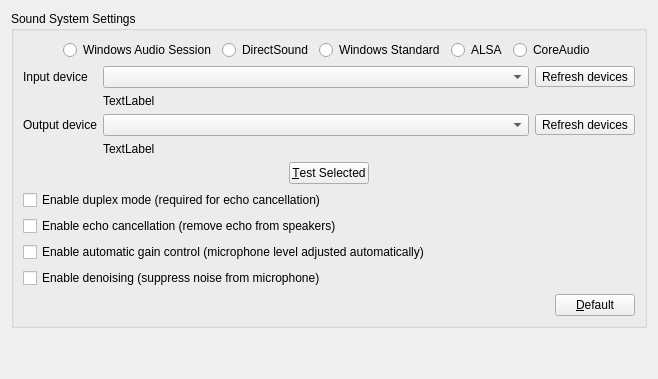
     <widget class="QWidget" name="soundTab">
      <attribute name="title">
       <string>Sound System</string>
      </attribute>
      <layout class="QVBoxLayout" name="verticalLayout_6">
       <item>
        <widget class="QGroupBox" name="groupBox_5">
         <property name="title">
          <string>Sound System Settings</string>
         </property>
         <layout class="QVBoxLayout" name="verticalLayout_7">
          <item>
           <layout class="QHBoxLayout" name="horizontalLayout_3">
            <item>
             <spacer name="horizontalSpacer_16">
              <property name="orientation">
               <enum>Qt::Horizontal</enum>
              </property>
              <property name="sizeHint" stdset="0">
               <size>
                <width>40</width>
                <height>20</height>
               </size>
              </property>
             </spacer>
            </item>
            <item>
             <widget class="QRadioButton" name="wasapiButton">
              <property name="text">
               <string>Windows Audio Session</string>
              </property>
             </widget>
            </item>
            <item>
             <widget class="QRadioButton" name="dsoundButton">
              <property name="text">
               <string>DirectSound</string>
              </property>
             </widget>
            </item>
            <item>
             <widget class="QRadioButton" name="winmmButton">
              <property name="text">
               <string>Windows Standard</string>
              </property>
             </widget>
            </item>
            <item>
             <widget class="QRadioButton" name="alsaButton">
              <property name="text">
               <string>ALSA</string>
              </property>
             </widget>
            </item>
            <item>
             <widget class="QRadioButton" name="coreaudioButton">
              <property name="text">
               <string>CoreAudio</string>
              </property>
             </widget>
            </item>
            <item>
             <spacer name="horizontalSpacer_17">
              <property name="orientation">
               <enum>Qt::Horizontal</enum>
              </property>
              <property name="sizeHint" stdset="0">
               <size>
                <width>40</width>
                <height>20</height>
               </size>
              </property>
             </spacer>
            </item>
           </layout>
          </item>
          <item>
           <layout class="QGridLayout" name="gridLayout_3" columnstretch="0,1,0">
            <item row="0" column="0">
             <widget class="QLabel" name="label_12">
              <property name="text">
               <string>Input device</string>
              </property>
              <property name="buddy">
               <cstring>inputdevBox</cstring>
              </property>
             </widget>
            </item>
            <item row="0" column="1">
             <widget class="QComboBox" name="inputdevBox"/>
            </item>
            <item row="1" column="1">
             <widget class="QLabel" name="inputinfoLabel">
              <property name="text">
               <string notr="true">TextLabel</string>
              </property>
              <property name="alignment">
               <set>Qt::AlignLeading|Qt::AlignLeft|Qt::AlignVCenter</set>
              </property>
              <property name="wordWrap">
               <bool>true</bool>
              </property>
             </widget>
            </item>
            <item row="2" column="0">
             <widget class="QLabel" name="label_14">
              <property name="text">
               <string>Output device</string>
              </property>
              <property name="buddy">
               <cstring>outputdevBox</cstring>
              </property>
             </widget>
            </item>
            <item row="2" column="1">
             <widget class="QComboBox" name="outputdevBox"/>
            </item>
            <item row="3" column="1">
             <widget class="QLabel" name="outputinfoLabel">
              <property name="text">
               <string notr="true">TextLabel</string>
              </property>
              <property name="wordWrap">
               <bool>true</bool>
              </property>
             </widget>
            </item>
            <item row="2" column="2">
             <widget class="QToolButton" name="refreshoutputButton">
              <property name="text">
               <string>Refresh devices</string>
              </property>
              <property name="icon">
               <iconset resource="resources.qrc">
                <normaloff>:/images/images/refresh.png</normaloff>:/images/images/refresh.png</iconset>
              </property>
              <property name="iconSize">
               <size>
                <width>20</width>
                <height>20</height>
               </size>
              </property>
             </widget>
            </item>
            <item row="0" column="2">
             <widget class="QToolButton" name="refreshinputButton">
              <property name="text">
               <string>Refresh devices</string>
              </property>
              <property name="icon">
               <iconset resource="resources.qrc">
                <normaloff>:/images/images/refresh.png</normaloff>:/images/images/refresh.png</iconset>
              </property>
              <property name="iconSize">
               <size>
                <width>20</width>
                <height>20</height>
               </size>
              </property>
             </widget>
            </item>
           </layout>
          </item>
          <item>
           <layout class="QHBoxLayout" name="horizontalLayout_4">
            <item>
             <spacer name="horizontalSpacer_5">
              <property name="orientation">
               <enum>Qt::Horizontal</enum>
              </property>
              <property name="sizeHint" stdset="0">
               <size>
                <width>40</width>
                <height>20</height>
               </size>
              </property>
             </spacer>
            </item>
            <item>
             <widget class="QPushButton" name="sndtestButton">
              <property name="text">
               <string>&amp;Test Selected</string>
              </property>
              <property name="checkable">
               <bool>true</bool>
              </property>
             </widget>
            </item>
            <item>
             <spacer name="horizontalSpacer_6">
              <property name="orientation">
               <enum>Qt::Horizontal</enum>
              </property>
              <property name="sizeHint" stdset="0">
               <size>
                <width>40</width>
                <height>20</height>
               </size>
              </property>
             </spacer>
            </item>
           </layout>
          </item>
          <item>
           <widget class="QCheckBox" name="sndduplexBox">
            <property name="text">
             <string>Enable duplex mode (required for echo cancellation)</string>
            </property>
           </widget>
          </item>
          <item>
           <widget class="QCheckBox" name="echocancelBox">
            <property name="text">
             <string>Enable echo cancellation (remove echo from speakers)</string>
            </property>
           </widget>
          </item>
          <item>
           <widget class="QCheckBox" name="agcBox">
            <property name="text">
             <string>Enable automatic gain control (microphone level adjusted automatically)</string>
            </property>
           </widget>
          </item>
          <item>
           <widget class="QCheckBox" name="denoisingBox">
            <property name="text">
             <string>Enable denoising (suppress noise from microphone)</string>
            </property>
           </widget>
          </item>
          <item>
           <layout class="QHBoxLayout" name="horizontalLayout_6">
            <item>
             <spacer name="horizontalSpacer_9">
              <property name="orientation">
               <enum>Qt::Horizontal</enum>
              </property>
              <property name="sizeHint" stdset="0">
               <size>
                <width>40</width>
                <height>20</height>
               </size>
              </property>
             </spacer>
            </item>
            <item>
             <widget class="QPushButton" name="snddefaultButton">
              <property name="text">
               <string>&amp;Default</string>
              </property>
             </widget>
            </item>
           </layout>
          </item>
         </layout>
        </widget>
       </item>
       <item>
        <spacer name="verticalSpacer_3">
         <property name="orientation">
          <enum>Qt::Vertical</enum>
         </property>
         <property name="sizeHint" stdset="0">
          <size>
           <width>20</width>
           <height>40</height>
          </size>
         </property>
        </spacer>
       </item>
      </layout>
     </widget>
